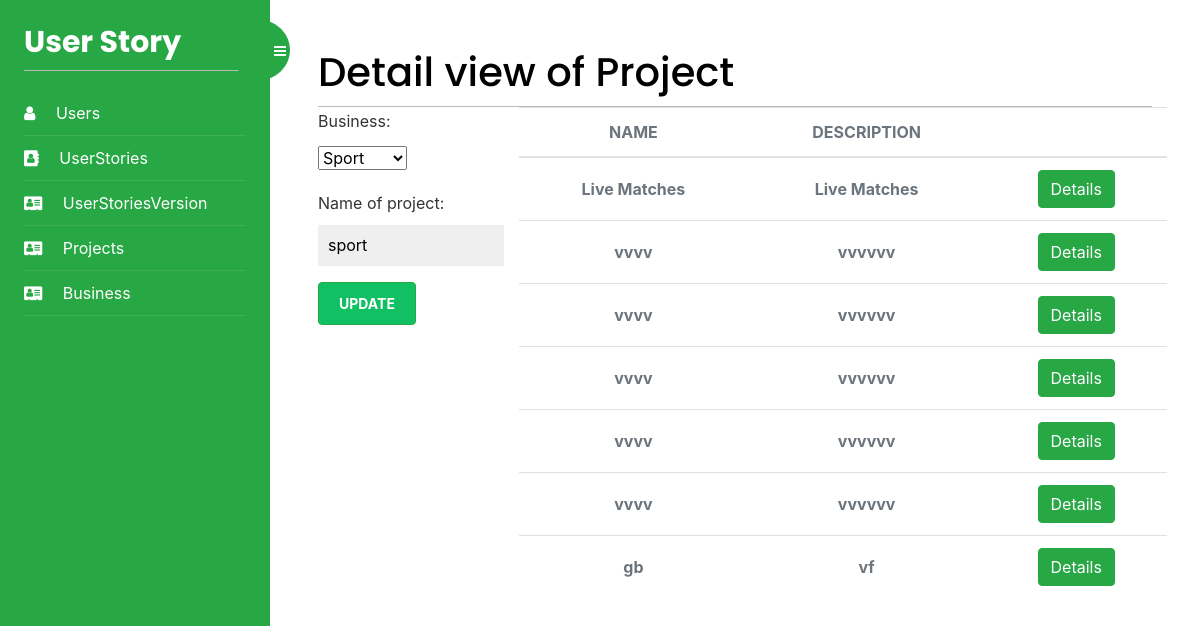
The app's page /Projects/projectDetails/1 (signed in), older data.
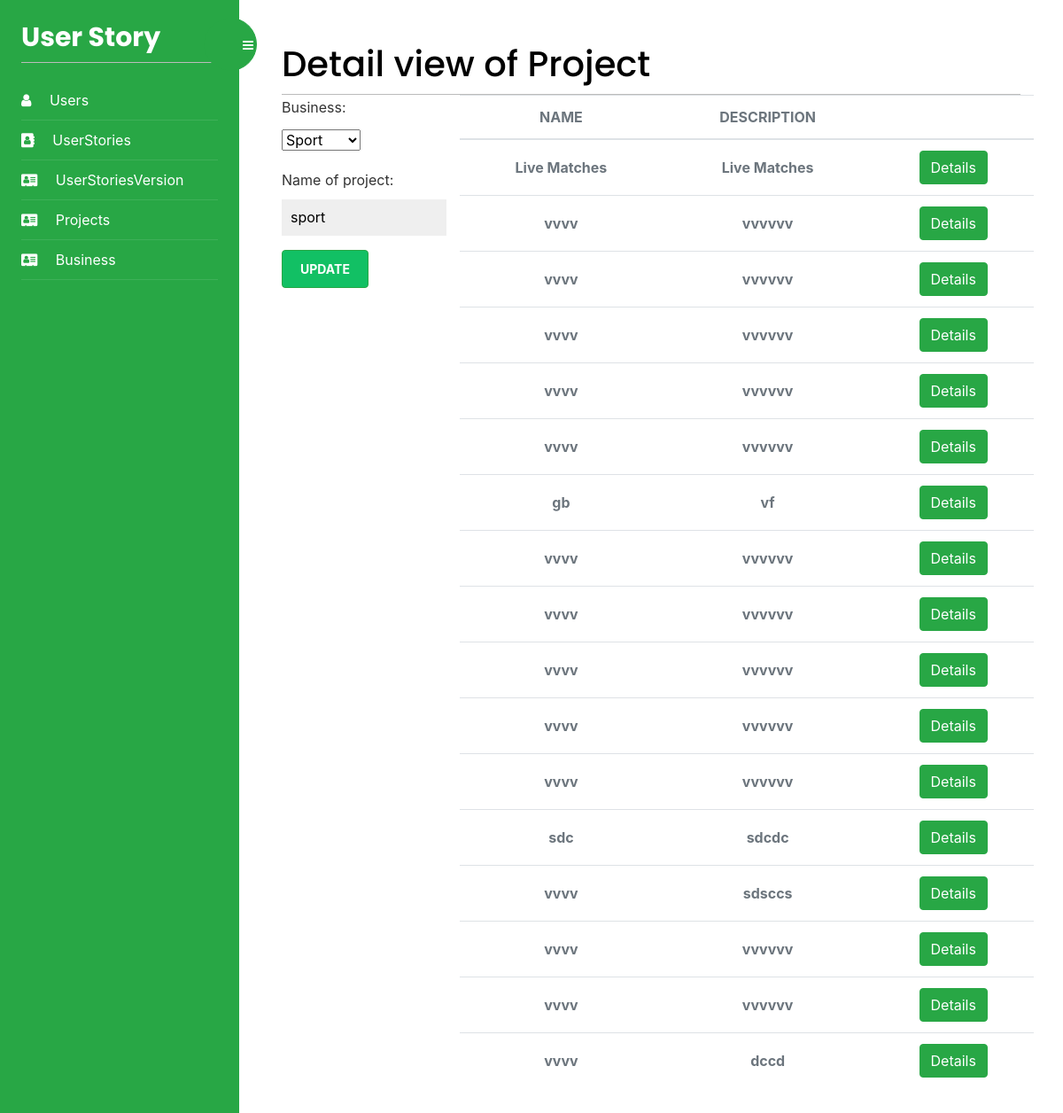
The same page, newer data.
### UserStoryApp/models.py (models this page shows)
class UserStoryVersion(models.Model):
    id = models.AutoField(primary_key=True)
    name = models.TextField(blank=True)
    description = models.TextField(blank=True)
    Project = models.ForeignKey(Project, on_delete=models.CASCADE)
    User = models.ForeignKey(
        User, on_delete=models.CASCADE, blank=True, null=True)
    class Meta:
        db_table = "UserStoryVersion"

### Projects/views.py (the view)
# urls.py: path('projectDetails/<int:id>', views.projectDetails, name='projectDetails')
@login_required
def projectDetails(request, id):
    if request.method == 'POST':
        form = AddProjectsForm(request.POST)
        if form.is_valid():
            cd = form.cleaned_data
            project = Project.objects.get(id=id)
            project.name = cd['Name_of_Project']
            project.Business = cd['business']
            project.save()
            if project is not None:
                return redirect('/Projects/list/')
    else:
        project = Project.objects.get(id=id)
        userStoryVersion = UserStoryVersion.objects.filter(
            Project=project).all()
        form = AddProjectsForm(
            initial={'Name_of_Project': project.name, 'business': project.Business})
    return render(request, 'projects/projectDetails.html', {'form': form, 'userStoryVersions': userStoryVersion})

### Projects/forms.py
class AddProjectsForm(forms.Form):
    business = MyModelChoiceField(queryset=Business.objects.all())
    Name_of_Project = forms.CharField()

### Projects/forms.py (called while the page is built)
    def label_from_instance(self, obj):
        return obj.name

### Projects/templates/projects/projectDetails.html (shortened to what this page needs)
{% extends "base.html" %}
{% block content %}
<div>
    <h1 class="m-auto">Detail view of Project</h1>
</div>
<div class="row">
<form class="col-3" method="post">
    {{ form.as_p }}
    <p><input type="submit" class="btn btn-success" value="Update"></p>
</form>
<div class="col-9 table-responsive p-0">
    <table class="table align-items-center mb-0">
        <thead>
            <tr>
                <th class="text-center text-uppercase text-secondary text-xxs font-weight-bolder opacity-7">name</th>
                <th class="text-center text-uppercase text-secondary text-xxs font-weight-bolder opacity-7">description
                </th>
                <th class="text-secondary opacity-7"></th>
            </tr>
        </thead>
        <tbody>
            {% for user in userStoryVersions %}
            <tr>
                <td class="align-middle text-center">
                    <span class="text-secondary text-xs font-weight-bold">{{user.name}}</span>
                </td>
                <td class="align-middle text-center">
                    <span class="text-secondary text-xs font-weight-bold">{{user.description}}</span>
                </td>
                <td class="align-middle text-center">
                    <a href="{% url 'userStoryVersionDetails' user.id %}" class="btn btn-success" aria-hidden="true">
                        Details
                    </a>
                </td>
            </tr>
            {% endfor %}
        </tbody>
    </table>
</div>
</div>
{% endblock %}

Row changes from the older to the newer data that the page shows:
added UserStoryVersion: name "vvvv", description "vvvvvv"
added UserStoryVersion: name "vvvv", description "vvvvvv"
added UserStoryVersion: name "vvvv", description "vvvvvv"
added UserStoryVersion: name "vvvv", description "vvvvvv"
added UserStoryVersion: name "vvvv", description "vvvvvv"
added UserStoryVersion: name "sdc", description "sdcdc"
added UserStoryVersion: name "vvvv", description "sdsccs"
added UserStoryVersion: name "vvvv", description "vvvvvv"
added UserStoryVersion: name "vvvv", description "vvvvvv"
added UserStoryVersion: name "vvvv", description "dccd"
